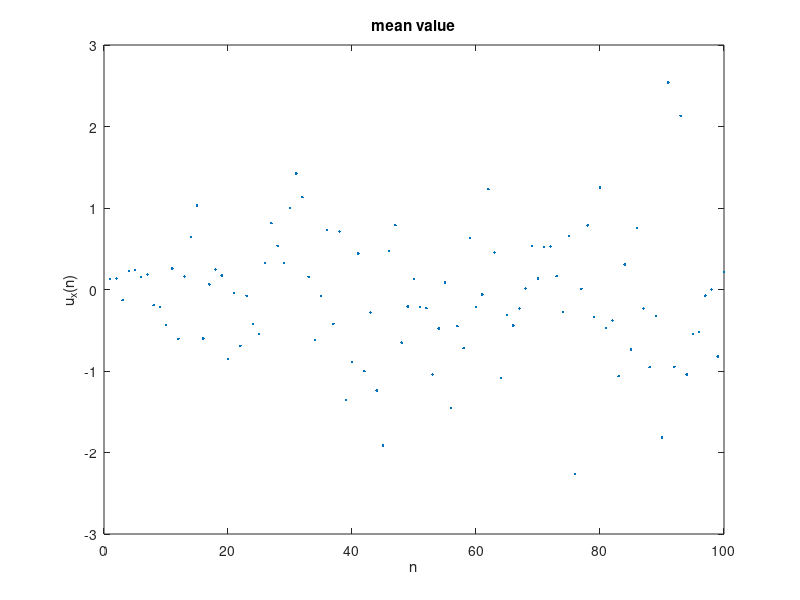
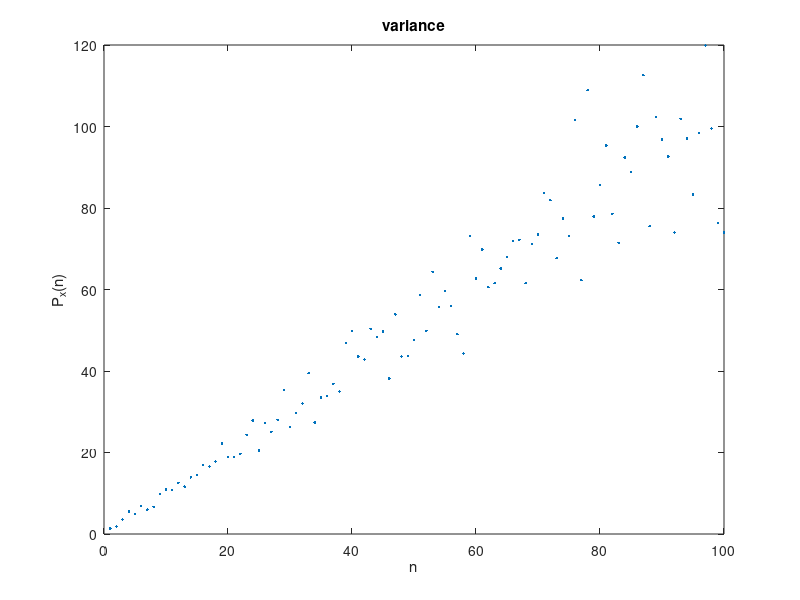
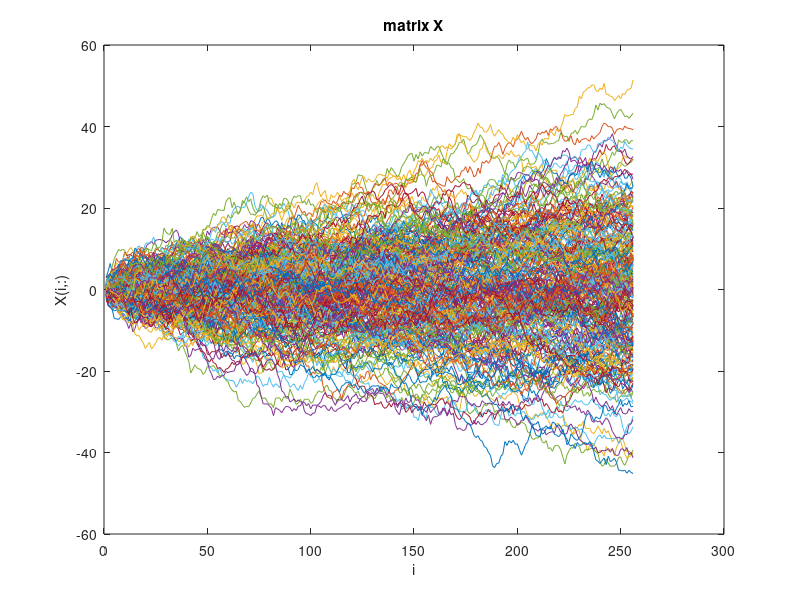
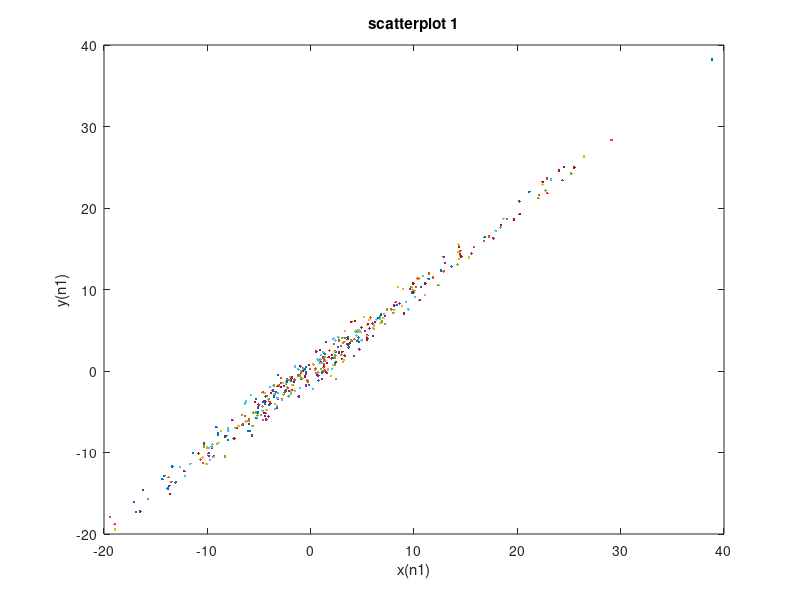

These charts were generated, in order, by the following MATLAB code:
%% Task_5_1
% x[n]=w[1]+w[2]+...+w[n]+x[0];u_x[n]=E(w[1])+E(w[2])+..+E(w[n])+x[0];
% With the initial condition x[0]=0 and w[n] is zero-mean Gaussian
% distribution, hence E(w[n])=0. So does u_x[n].
rng('shuffle')
Xn=zeros(1);
u_xn=zeros(1);
P_xn=zeros(1);
for j=1:100
for i=1:100
    W=randn(1,j);
    X=[0 cumsum(W)];
    Xn(i)=X(j+1);
end
u_xn(j)=mean(Xn);
P_xn(j)=var(Xn);
end
figure(1)
n=1:100;
plot(n,u_xn,'.')
xlabel('n');
ylabel('u_x(n)');
title('mean value');
%% Task_5_2
% P_x[n]=E[X^2[n]]=E[(w(n)+X[n-1])^2)=E[w^2[n]+w[n]*X[n-1]+X^2[n-1]]
% =E[w^2[n]]+E[w[n]*X[n-1]]+P_x[n-1]
% Since x[n-1] is uncorrelated with w[n], E[w[n]*X[n-1]]=0;
% =1+0+P_x[n-1]=1+P_x[n-1];
% Since P_x[1]=1;
% P_x[n]=n;
% when n increases to infinity, So does P_x[n].
figure(2)
plot(n,P_xn,'.')
xlabel('n');
ylabel('P_x(n)');
title('variance');
%% Task_5_3
% r_x(n,n-1)=E[x[n]*x[n-1]]=E[(x[n-1]+w[n])*x[n-1]]=P_x[n-1]+E[w[n]*x[n-1]]=P_x(n-1)=n-1
% r_x(n,n-2)=E[x[n]*x[n-2]]=E[(x[n-2]+w[n-1]+w[n])*x[n-2])=P_x(n-2)=n-2
% r_x(n,n-l)=P_x(n-l)=n-l
% the process is not wide-stationary.
% p_x(n,n-l)=sqrt(P_x(n-l)/P_x(n))=sqrt((n-l)/n)
% when n increases to infinity for fixed l, the Normalized Correlation
% Coeffcient increases to 1.
%% Task_5_4
X=zeros(256,256);
for i=1:256
    w=randn(1,256);
    X(i,:)=filter(1,[1 -1],w);
end
X=X';
figure(3)
plot(X)
xlabel('i');
ylabel('X(i,:)');
title('matrix X');
% With n increases, although the mean value of x(n) remains 0, its variance
% increases. So it can be seen that the lines diverge along the axis X. It
% is consistent with my theoretical calculations before.
figure(4)
xlabel('n1');
ylabel('n2');
n1=[10,50,100,200];
n2=[9,49,99,199];
for i=1:100
    w=randn(1,256);
    x=filter(1,[1 -1],w);
    plot(x(n1),x(n2),'.');
    xlabel('x(n1)');
    ylabel('y(n1)');
    title('scatterplot 1');
    hold on
end
figure(5)
xlabel('n1');
ylabel('n2');
n1=[50,100,200];
n2=[40,90,190];
for i=1:100
    w=randn(1,256);
    x=filter(1,[1 -1],w);
    plot(x(n1),x(n2),'.');
    xlabel('x(n1)');
    ylabel('y(n1)');
    title('scatterplot 2');
    hold on
end
% It can be seen from the plot that, when the diviation between n1 and n2
% becomes bigger, the narrow band in the figure becomes wider, as we calculated 
% before, the auto-correlation r_x(n,n-l) = n-l, which certificates the
% outcome figure.
%% Task_5_5
N=256;
r_x=zeros(1);
l=1;
K=256;
for n=(l+1):N
sum=zeros(1);
for i=1:K
    W=randn(1,n);
    X=[0 cumsum(W)];
    sum=sum+X(n)*X(n-l);
end
r_x(n)=sum/K;
end
figure(6)
plot(r_x,'.')
xlabel('n');
ylabel('r_x(n,n-1)');
xlim([l+1 N]);
hold on
n=(l+1):N;
rx=n-1;
plot(n,rx,'r');
title('sample auto-correlation');
axis([0 256 0 256]);
% It is hard to estimate the auto-correlation from one realization.